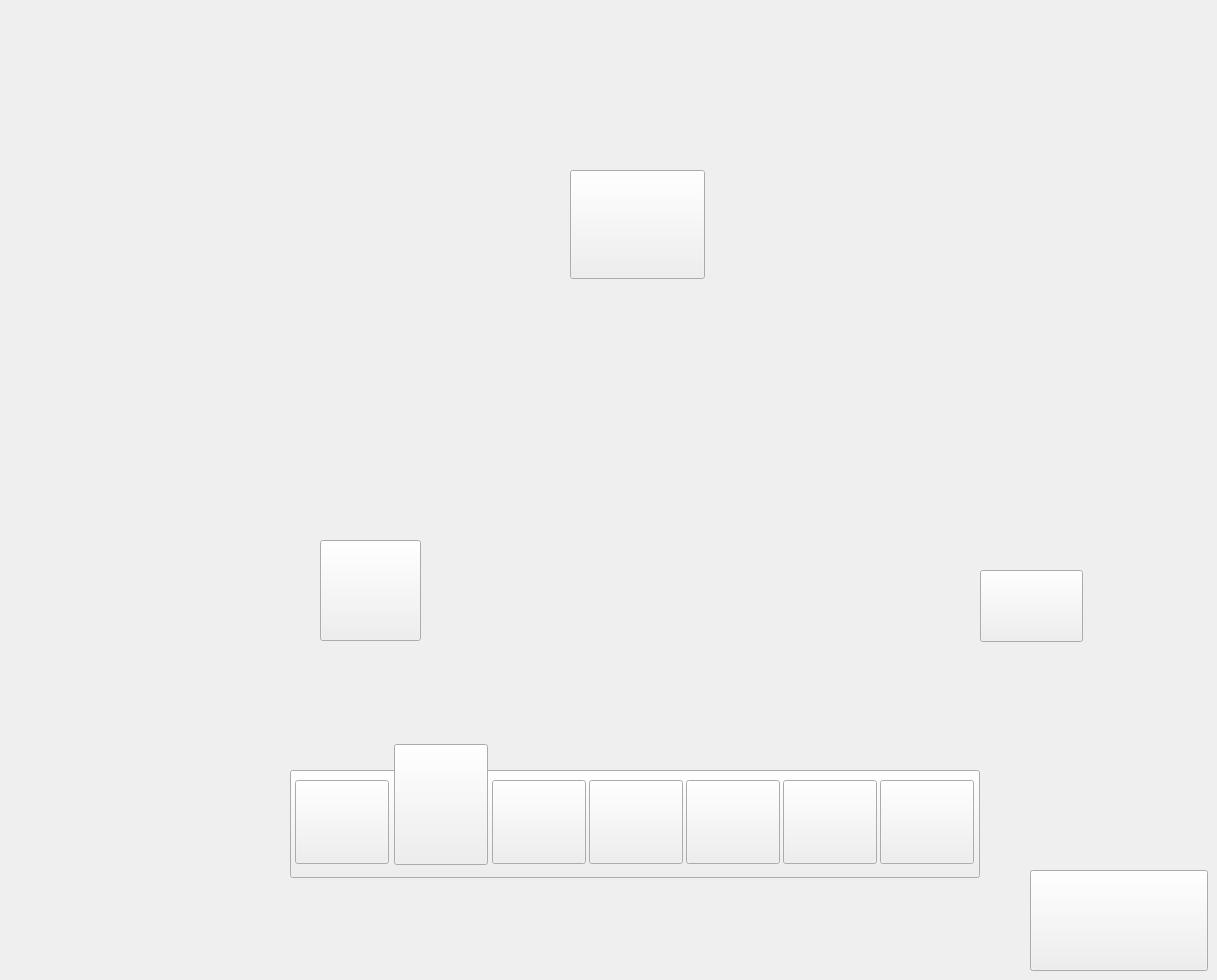
     <widget class="QWidget" name="DelaySetting08">
      <property name="font">
       <font>
        <family>Yu Gothic UI Semibold</family>
        <pointsize>18</pointsize>
        <bold>true</bold>
       </font>
      </property>
      <property name="styleSheet">
       <string notr="true">#DelaySetting08{

        border-image: url(:/PNG/02 - FL Machine Setting - Delay Setting - All Pages-05.jpg);
}</string>
      </property>
      <widget class="QPushButton" name="SS_DS06_3">
       <property name="geometry">
        <rect>
         <x>880</x>
         <y>780</y>
         <width>94</width>
         <height>84</height>
        </rect>
       </property>
       <property name="styleSheet">
        <string notr="true">border-image: url(:/PNG/Asset 13.png);</string>
       </property>
       <property name="text">
        <string/>
       </property>
      </widget>
      <widget class="QPushButton" name="DS_DS06_3">
       <property name="geometry">
        <rect>
         <x>394</x>
         <y>744</y>
         <width>94</width>
         <height>121</height>
        </rect>
       </property>
       <property name="styleSheet">
        <string notr="true">border-image: url(:/PNG/efr.png);</string>
       </property>
       <property name="text">
        <string/>
       </property>
      </widget>
      <widget class="QPushButton" name="M_DS06_3">
       <property name="geometry">
        <rect>
         <x>589</x>
         <y>780</y>
         <width>94</width>
         <height>84</height>
        </rect>
       </property>
       <property name="styleSheet">
        <string notr="true">border-image: url(:/PNG/Asset 10.png);</string>
       </property>
       <property name="text">
        <string/>
       </property>
      </widget>
      <widget class="QPushButton" name="OS_DS06_3">
       <property name="geometry">
        <rect>
         <x>295</x>
         <y>780</y>
         <width>94</width>
         <height>84</height>
        </rect>
       </property>
       <property name="styleSheet">
        <string notr="true">border-image: url(:/PNG/Asset 7.png);</string>
       </property>
       <property name="text">
        <string/>
       </property>
      </widget>
      <widget class="QPushButton" name="RS_DS06_3">
       <property name="geometry">
        <rect>
         <x>492</x>
         <y>780</y>
         <width>94</width>
         <height>84</height>
        </rect>
       </property>
       <property name="styleSheet">
        <string notr="true">border-image: url(:/PNG/Asset 9.png);</string>
       </property>
       <property name="text">
        <string/>
       </property>
      </widget>
      <widget class="QPushButton" name="NS_DS06_3">
       <property name="geometry">
        <rect>
         <x>686</x>
         <y>780</y>
         <width>94</width>
         <height>84</height>
        </rect>
       </property>
       <property name="styleSheet">
        <string notr="true">border-image: url(:/PNG/Asset 11.png);</string>
       </property>
       <property name="text">
        <string/>
       </property>
      </widget>
      <widget class="QPushButton" name="ES_109">
       <property name="geometry">
        <rect>
         <x>783</x>
         <y>780</y>
         <width>94</width>
         <height>84</height>
        </rect>
       </property>
       <property name="styleSheet">
        <string notr="true">border-image: url(:/PNG/Asset 12.png);</string>
       </property>
       <property name="text">
        <string/>
       </property>
      </widget>
      <widget class="QPushButton" name="SolidBG_54">
       <property name="geometry">
        <rect>
         <x>290</x>
         <y>770</y>
         <width>690</width>
         <height>108</height>
        </rect>
       </property>
       <property name="styleSheet">
        <string notr="true">border-image: url(:/PNG/Asset 2.png);</string>
       </property>
       <property name="text">
        <string/>
       </property>
      </widget>
      <widget class="QPushButton" name="Next_DS_CL_2">
       <property name="geometry">
        <rect>
         <x>980</x>
         <y>570</y>
         <width>103</width>
         <height>72</height>
        </rect>
       </property>
       <property name="styleSheet">
        <string notr="true">#Next_DS_CL_2{
border-image: url(:/PNG/Asset 20.png);
}</string>
       </property>
       <property name="text">
        <string/>
       </property>
      </widget>
      <widget class="QPushButton" name="Keyboard_DelaySetting02">
       <property name="geometry">
        <rect>
         <x>1030</x>
         <y>870</y>
         <width>178</width>
         <height>101</height>
        </rect>
       </property>
       <property name="styleSheet">
        <string notr="true">#Keyboard_DelaySetting02{
border-image: url(:/PNG/fhg.png);
}</string>
       </property>
       <property name="text">
        <string/>
       </property>
      </widget>
      <widget class="QPushButton" name="CL_Static_6">
       <property name="geometry">
        <rect>
         <x>570</x>
         <y>170</y>
         <width>135</width>
         <height>109</height>
        </rect>
       </property>
       <property name="styleSheet">
        <string notr="true">#CL_Static_6{

        border-image: url(:/PNG/Asset 22002.png);

}</string>
       </property>
       <property name="text">
        <string/>
       </property>
      </widget>
      <widget class="QLineEdit" name="liftDelay_CL_lineEdit">
       <property name="geometry">
        <rect>
         <x>370</x>
         <y>340</y>
         <width>81</width>
         <height>61</height>
        </rect>
       </property>
       <property name="font">
        <font>
         <family>Yu Gothic UI Semibold</family>
         <pointsize>18</pointsize>
         <bold>true</bold>
        </font>
       </property>
       <property name="styleSheet">
        <string notr="true">background-color: rgba(255, 255, 255,0%);</string>
       </property>
       <property name="maxLength">
        <number>4</number>
       </property>
       <property name="frame">
        <bool>false</bool>
       </property>
       <property name="alignment">
        <set>Qt::AlignmentFlag::AlignCenter</set>
       </property>
      </widget>
      <widget class="QLineEdit" name="liftTime_CL_lineEdit">
       <property name="geometry">
        <rect>
         <x>370</x>
         <y>420</y>
         <width>81</width>
         <height>61</height>
        </rect>
       </property>
       <property name="font">
        <font>
         <family>Yu Gothic UI Semibold</family>
         <pointsize>18</pointsize>
         <bold>true</bold>
        </font>
       </property>
       <property name="styleSheet">
        <string notr="true">background-color: rgba(255, 255, 255,0%);</string>
       </property>
       <property name="maxLength">
        <number>4</number>
       </property>
       <property name="frame">
        <bool>false</bool>
       </property>
       <property name="alignment">
        <set>Qt::AlignmentFlag::AlignCenter</set>
       </property>
      </widget>
      <widget class="QPushButton" name="Test_DS_CL">
       <property name="geometry">
        <rect>
         <x>320</x>
         <y>540</y>
         <width>101</width>
         <height>101</height>
        </rect>
       </property>
       <property name="styleSheet">
        <string notr="true">#Test_DS_CL
{

        border-image: url(:/PNG/wwwwwwwwww.png);
}</string>
       </property>
       <property name="text">
        <string/>
       </property>
      </widget>
      <widget class="QFrame" name="frame_36">
       <property name="geometry">
        <rect>
         <x>546</x>
         <y>320</y>
         <width>391</width>
         <height>321</height>
        </rect>
       </property>
       <property name="frameShape">
        <enum>QFrame::Shape::NoFrame</enum>
       </property>
       <property name="frameShadow">
        <enum>QFrame::Shadow::Raised</enum>
       </property>
       <widget class="QWidget" name="gridLayoutWidget_4">
        <property name="geometry">
         <rect>
          <x>0</x>
          <y>0</y>
          <width>391</width>
          <height>321</height>
         </rect>
        </property>
        <layout class="QGridLayout" name="CL_DelaySetting_Camera_layout"/>
       </widget>
      </widget>
      <zorder>SolidBG_54</zorder>
      <zorder>SS_DS06_3</zorder>
      <zorder>DS_DS06_3</zorder>
      <zorder>M_DS06_3</zorder>
      <zorder>OS_DS06_3</zorder>
      <zorder>RS_DS06_3</zorder>
      <zorder>NS_DS06_3</zorder>
      <zorder>ES_109</zorder>
      <zorder>Next_DS_CL_2</zorder>
      <zorder>Keyboard_DelaySetting02</zorder>
      <zorder>CL_Static_6</zorder>
      <zorder>liftDelay_CL_lineEdit</zorder>
      <zorder>liftTime_CL_lineEdit</zorder>
      <zorder>Test_DS_CL</zorder>
      <zorder>frame_36</zorder>
     </widget>
